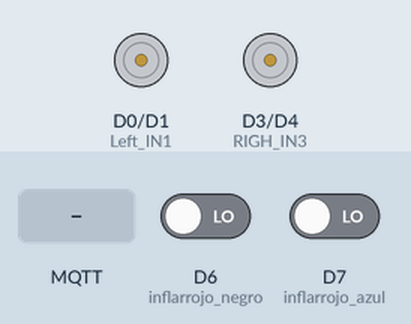
Simulated run of this program. Board: ESP8266 (NodeMCU). Shown: motor-driver pin pairs drawn as motors (green arrow = first pin HIGH = forward, orange = second pin HIGH = backward, longer = more drive, scaled by the enable pin). The inputs (shaded band) are chosen by the test bench; at power-on: D6 (inflarrojo_negro) LOW, D7 (inflarrojo_azul) LOW. WiFi joins after 1.5 s; servers stay silent unless stated; random numbers use the default seed unless the program sets one; no MQTT or app messages arrive unless stated; what the program prints to the serial monitor is not drawn.

Above: at 2.7 s.
2.8 s: MQTT message "Coche" arrives on the first subscribed topic
At 3.3 s:
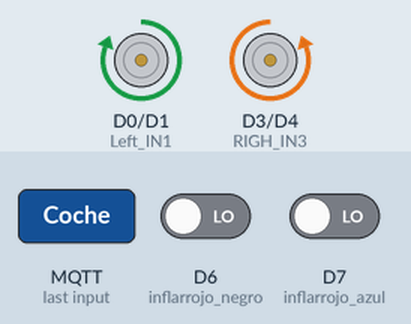
4.3 s: MQTT message "5" arrives on the first subscribed topic
At 5.2 s:
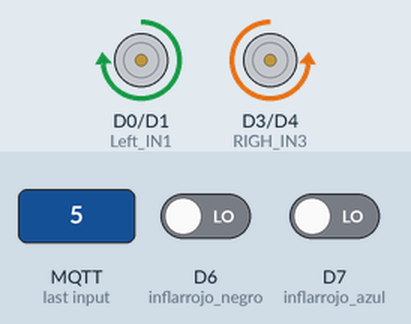
5.8 s: MQTT message "90" arrives on the first subscribed topic
At 6.6 s:
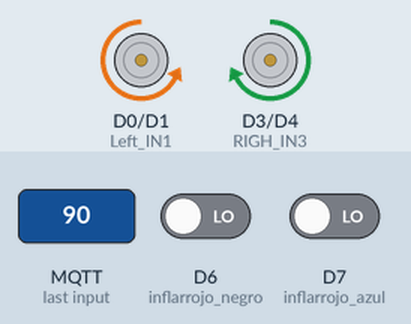
7.3 s: MQTT message "Coche" arrives on the second subscribed topic
At 8.3 s:
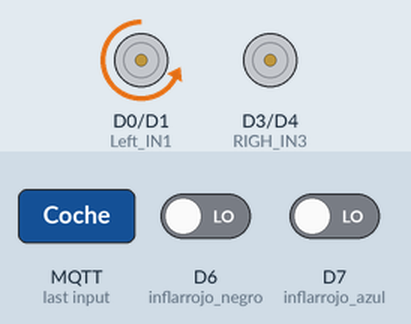
8.8 s: MQTT message "Coche/Sentido" arrives on the first subscribed topic
At 10.0 s:
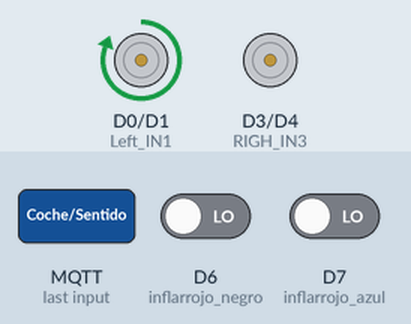
10.3 s: MQTT message "5" arrives on the second subscribed topic
At 11.3 s:
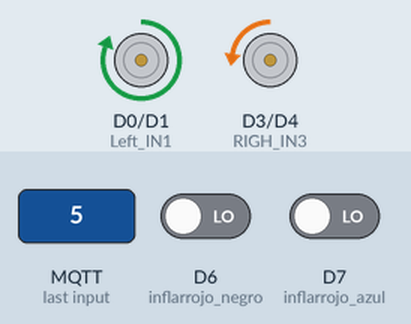
Timing chart, 0 to 12.8 s (numbered marks = the images above; inputs shaded):
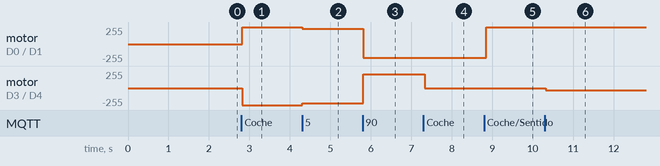

The program:

main.cpp
```cpp
#include <Arduino.h>
/*
 Basic ESP8266 MQTT example
 This sketch demonstrates the capabilities of the pubsub library in combination
 with the ESP8266 board/library.
 It connects to an MQTT server then:
  - publishes "hello world" to the topic "outTopic" every two seconds
  - subscribes to the topic "inTopic", printing out any messages
    it receives. NB - it assumes the received payloads are strings not binary
  - If the first character of the topic "inTopic" is an 1, switch ON the ESP Led,
    else switch it off
 It will reconnect to the server if the connection is lost using a blocking
 reconnect function. See the 'mqtt_reconnect_nonblocking' example for how to
 achieve the same result without blocking the main loop.
 To install the ESP8266 board, (using Arduino 1.6.4+):
  - Add the following 3rd party board manager under "File -> Preferences -> Additional Boards Manager URLs":
       http://arduino.esp8266.com/stable/package_esp8266com_index.json
  - Open the "Tools -> Board -> Board Manager" and click install for the ESP8266"
  - Select your ESP8266 in "Tools -> Board"
*/

#include <ESP8266WiFi.h>
#include <PubSubClient.h>
#include <string>

// Update these with values suitable for your network.

const char* ssid = "Inventoteca_2G";
const char* password = "science_7425";
const char* mqtt_server = "192.168.1.161";

WiFiClient espClient;
PubSubClient client(espClient);
unsigned long lastMsg = 0;
#define MSG_BUFFER_SIZE	(50)
char msg[MSG_BUFFER_SIZE];
int value = 0;
/*Salidas para los motores*/
int Left_IN1 = D0;
int Left_IN2 = D1;
int pwm1 = D2;
int RIGH_IN3 = D3;
int RIGH_IN4 = D4;
int pwm2 = D5;
int inflarrojo_azul = D7;
int inflarrojo_negro = D6;

 int Vuelta180 = 0;
int slider2_int = 50;
int slider1_int = 50;
int inflarrojo_Izq = 0;
int inflarrojo_Der = 0;

void set_pin_back ( ){
  digitalWrite(Left_IN1,HIGH);
  digitalWrite(Left_IN2,LOW);
  digitalWrite(RIGH_IN3,LOW);
  digitalWrite(RIGH_IN4,HIGH);
}

void set_pin_go (){
  digitalWrite(Left_IN1,LOW);
  digitalWrite(Left_IN2,HIGH);
  digitalWrite(RIGH_IN3,HIGH);
  digitalWrite(RIGH_IN4,LOW);
}

int get_velocidad_adelante(int vel){
int velocidad;
velocidad = (vel - 49.98038446449588 )/ 0.1961553550411926;
return velocidad ;
}

int get_velocidad_back(int vel){
int velocidad;
velocidad = (vel -39.01490780698313 )/ -0.1490780698313064;
return velocidad ;
}

int get_sentido_adelante_derecha(int slider2_int){
 int sentido_der = 0;
 sentido_der = (slider2_int - 69.98823067869753 )/ 0.11769321302471557;
 return sentido_der;
}

int  get_sentido_adelante_izquierda(int slider2_int){
 int sentido = 0;
 sentido = (slider2_int - 40.153543307086615 )/ -0.15354330708661418;
 return sentido;
}

void move_back(int vel, int sentido_derecha, int sentido_izquierda){
  set_pin_back();
  analogWrite(pwm1,vel - sentido_derecha);
  analogWrite(pwm2,vel - sentido_izquierda);
}

void stop(){
  digitalWrite(Left_IN1,LOW);
  digitalWrite(Left_IN2,LOW);
  digitalWrite(RIGH_IN3,LOW);
  digitalWrite(RIGH_IN4,LOW);
}

void tatakae(int vel, int sentido_derecha, int sentido_izquierda){
    set_pin_go();
    analogWrite(pwm1,vel - sentido_derecha);
    analogWrite(pwm2,vel - sentido_izquierda);
}

int move_righ(){
  int sentido_derecha = get_sentido_adelante_derecha(slider2_int);
  Serial.print("Move righ");
  return sentido_derecha;
}

int move_left(){
  int sentido_izquierda = get_sentido_adelante_izquierda(slider2_int);
  Serial.print("Move izda");
  return sentido_izquierda;
}

void move_forward(){
    int sentido_derecha = 0;
    int sentido_izquierda = 0;
    int velocidad1 = get_velocidad_adelante(slider1_int);
    tatakae(velocidad1, sentido_derecha,sentido_izquierda);
    Serial.print("Move forward");
}

void move_back1 ( ){
    int sentido_derecha = 0;
    int sentido_izquierda = 0;
    int velocidad1 = get_velocidad_back(slider1_int);
    move_back(velocidad1, sentido_derecha,sentido_izquierda);
    Serial.print("Move back");
}


void setup_wifi() {

  delay(10);
  // We start by connecting to a WiFi network
  Serial.println();
  Serial.print("Connecting to ");
  Serial.println(ssid);

  WiFi.mode(WIFI_STA);
  WiFi.begin(ssid, password);

  while (WiFi.status() != WL_CONNECTED) {
    delay(500);
    Serial.print(".");
  }

  randomSeed(micros());

  Serial.println("");
  Serial.println("WiFi connected");
  Serial.println("IP address: ");
  Serial.println(WiFi.localIP());
}

void callback(char* topic, byte* payload, unsigned int length) {
  Serial.print("Message arrived [");
  Serial.print(topic);
  Serial.print("] ");
  for (int i = 0; i < length; i++) {
    Serial.println((char)payload[i]);
  }

  String topic_string = topic;


/*Se conveierte cada caracter a una cadena */
  if (topic_string == "Coche"){
   String  concatenacion = "";  // Inicialización de variables String
   String s1 = "123";
   for (int i = 0; i < length; i++){
      s1 = String((char)payload[i]) ;
      concatenacion = concatenacion + s1;
    }
    //Convierte el numero en int
    slider1_int = concatenacion.toInt();
  }

  if(topic_string == "Coche/Sentido"){
   String concatenacion_2 = "";
   String s2 = "123";
   for (int i = 0; i < length; i++){
      s2 = String((char)payload[i]) ;
      concatenacion_2 = concatenacion_2 + s2;
    }
    slider2_int = concatenacion_2.toInt();
  }


  /*Print*/
  Serial.print("Vuelta180: ");
  Serial.println(Vuelta180);
  Serial.print("Slider2_int:");
  Serial.println(slider2_int);
  Serial.print("Slider1_int:");
  Serial.println(slider1_int);
  /**/

    //Move righ
  if (slider1_int > 40 && slider2_int > 60 ){
    int sentido_izquierda = 0;
    int sentido_derecha = move_righ();
    int velocidad1 = get_velocidad_adelante(slider1_int);
    tatakae(velocidad1, sentido_derecha, sentido_izquierda);
  }
  //Move left
  else if (slider1_int > 40 && slider2_int < 40){
    int sentido_derecha = 0;
    int sentido_izquierda = move_left();
    int velocidad1 = get_velocidad_adelante(slider1_int);
    tatakae(velocidad1, sentido_derecha,sentido_izquierda);
  }///Back
  //Back and righ
  else if (slider1_int < 40 && slider2_int > 60 ){
    int sentido_izquierda = 0;
    int sentido_derecha = move_righ();
    int velocidad1 = get_velocidad_back(slider1_int);
    move_back(velocidad1, sentido_derecha, sentido_izquierda);
  }
  //Back and lefth
  else if ( slider1_int < 40 && slider2_int < 40 ) {
    int sentido_derecha = 0;
    int sentido_izquierda = move_left();
    int velocidad1 = get_velocidad_back(slider1_int);
    move_back(velocidad1, sentido_derecha, sentido_izquierda);
  }
  else if(slider1_int < 40 ){
    move_back1();
  }
  else if(slider1_int > 40){
  move_forward();
  }


}
void reconnect() {
  // Loop until we're reconnected
  while (!client.connected()) {
    Serial.print("Attempting MQTT connection...");
    // Create a random client ID
    String clientId = "ESP8266Client-";
    clientId += String(random(0xffff), HEX);
    // Attempt to connect
    if (client.connect(clientId.c_str())) {
      Serial.println("connected");
      // Once connected, publish an announcement...
      client.publish("hi", "hello world");
      // ... and resubscribe
      client.subscribe("Coche");
      client.subscribe("Coche/Sentido");
    } else {
      Serial.print("failed, rc=");
      Serial.print(client.state());
      Serial.println(" try again in 5 seconds");
      // Wait 5 seconds before retrying
      delay(5000);
    }
  }
}

void setup() {
  pinMode(BUILTIN_LED, OUTPUT);     // Initialize the BUILTIN_LED pin as an output
  Serial.begin(9600);
  setup_wifi();
  client.setServer(mqtt_server, 1883);
  client.setCallback(callback);
  /*Pines de salida*/
  pinMode(D0,OUTPUT);
  pinMode(D1,OUTPUT);
  pinMode(D3,OUTPUT);
  pinMode(D4,OUTPUT);
  /*PWM*/
  pinMode(D2,OUTPUT);
  pinMode(D5,OUTPUT);
  pinMode(D8,INPUT);
  pinMode(D6,INPUT);
  pinMode(D7,INPUT);
}

void loop() {
  if (!client.connected()) {
    reconnect();
  }
  inflarrojo_Izq = digitalRead(inflarrojo_azul);
  inflarrojo_Der = digitalRead(inflarrojo_negro);

  if(  inflarrojo_Izq != 0){
  set_pin_back();
  analogWrite(pwm1,255);
  analogWrite(pwm2,255);
  }

  client.loop();
  // unsigned long now = millis();
  // if (now - lastMsg > 2000) {
  //   lastMsg = now;
  //   ++value;
  //   snprintf (msg, MSG_BUFFER_SIZE, "hello world #%ld", value);
  //   Serial.print("Publish message: ");
  //   Serial.println(msg);
  //   client.publish("coche", msg);
  // }
}
```

Measured:
- after the input at 2.8 s, motor on D0 (Left_IN1) / D1 (Left_IN2): stopped → forward 255/255 at once; motor on D3 (RIGH_IN3) / D4 (RIGH_IN4): stopped → backward 255/255 at once
- after the input at 4.3 s, motor on D0 (Left_IN1) / D1 (Left_IN2): forward 255/255 → forward 228/255 at once; motor on D3 (RIGH_IN3) / D4 (RIGH_IN4): backward 255/255 → backward 228/255 at once
- after the input at 5.8 s, motor on D0 (Left_IN1) / D1 (Left_IN2): forward 228/255 → backward 204/255 at once; motor on D3 (RIGH_IN3) / D4 (RIGH_IN4): backward 228/255 → forward 204/255 at once
- after the input at 7.3 s, motor on D3 (RIGH_IN3) / D4 (RIGH_IN4): forward 204/255 → stopped at once
- after the input at 8.8 s, motor on D0 (Left_IN1) / D1 (Left_IN2): backward 204/255 → forward 255/255 after 0.05 s
- after the input at 10.3 s, motor on D3 (RIGH_IN3) / D4 (RIGH_IN4): stopped → backward 33/255 at once
